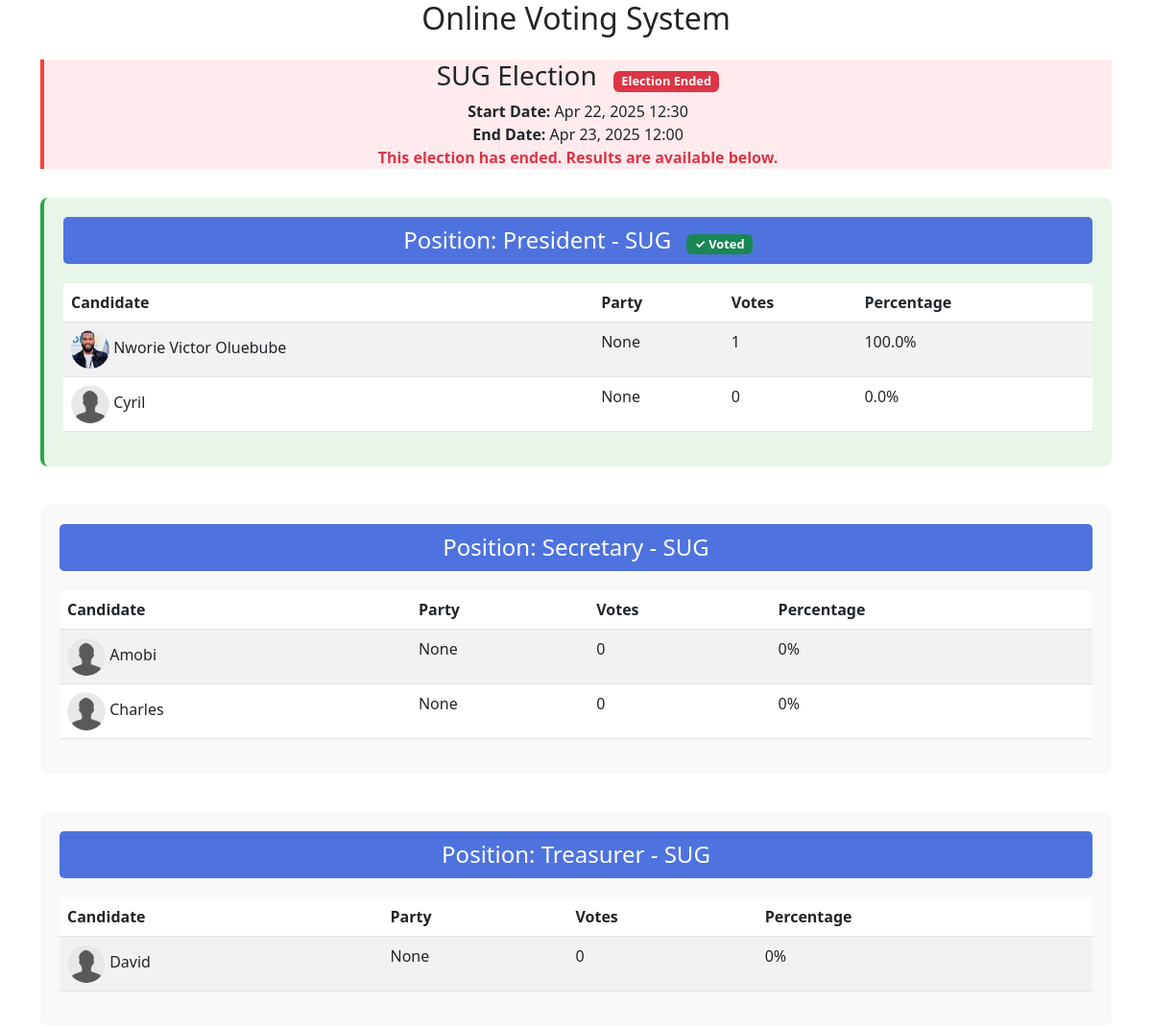
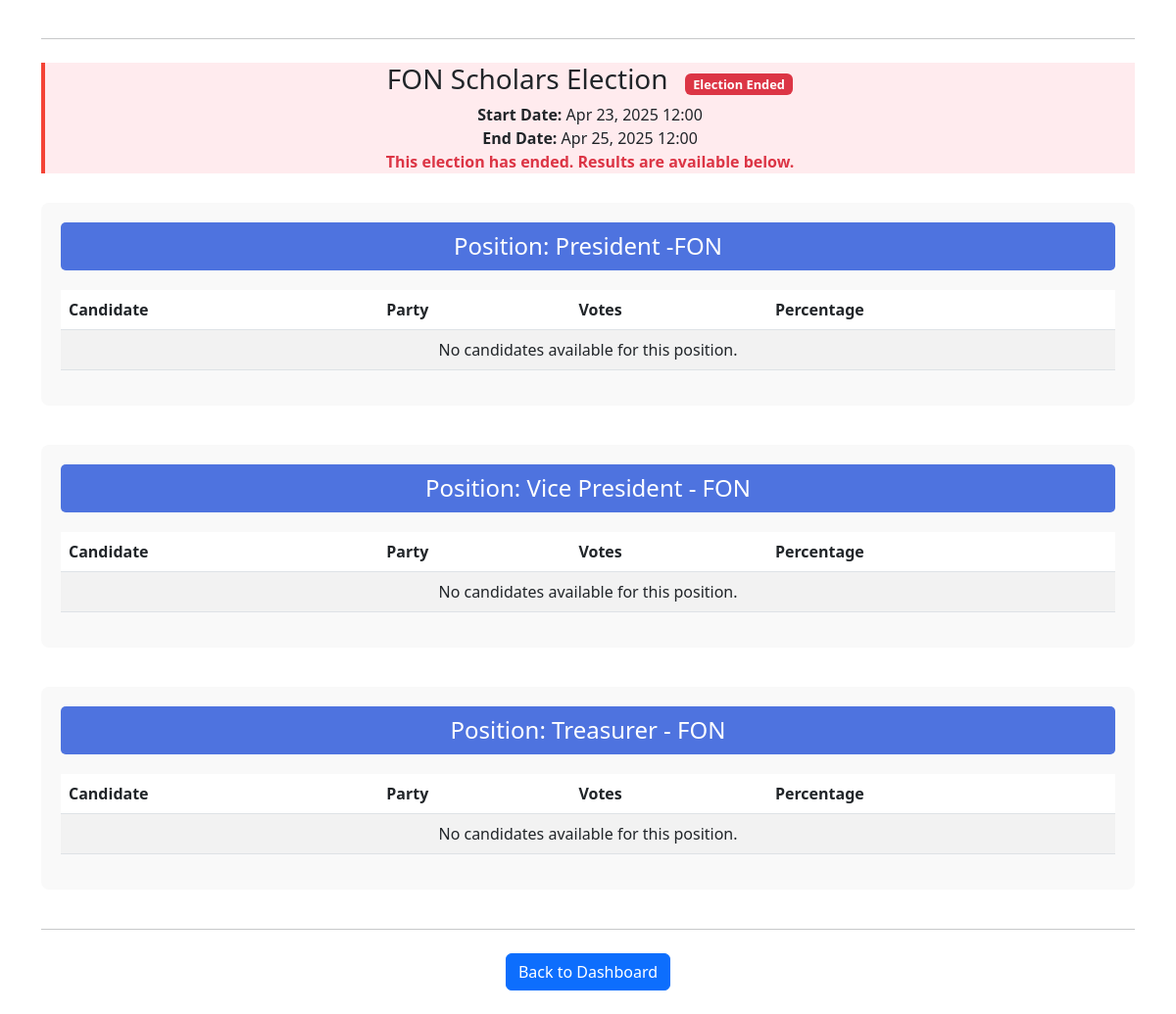
The page /vote_page/ (signed in) on the database its author committed (2 pictures, top to bottom).
### votingapp/models.py (models this page shows, shortened)
class Election(models.Model):
    name = models.CharField(max_length=100)
    start_date = models.DateTimeField()
    end_date = models.DateTimeField()
    created_by = models.ForeignKey(User, on_delete=models.CASCADE, null=True, blank=True)

class Position(models.Model):
    name = models.CharField(max_length=100)
    election = models.ForeignKey('Election', on_delete=models.CASCADE, related_name='positions', null=True, blank=True)

class Candidate(models.Model):
    name = models.CharField(max_length=100)
    party = models.CharField(max_length=100, null=True, blank=True)
    votes = models.IntegerField(default=0)
    user = models.ForeignKey(User, on_delete=models.CASCADE, related_name='candidates', null=True, blank=True)
    position = models.ForeignKey('Position', on_delete=models.CASCADE, related_name='candidates', null=True, blank=True)
    election = models.ForeignKey('Election', on_delete=models.CASCADE, related_name='candidates', null=True, blank=True)
    image = models.ImageField(upload_to='candidate_images/', blank=True, null=True)

### votingapp/views.py (the view)
# urls.py: path('vote_page/', views.vote_page, name='vote_page'),  # URL for the vote view
@login_required
def vote_page(request):
    user = request.user
    now = timezone.now()
    elections = Election.objects.prefetch_related(
        'positions',
        'positions__candidates'
    ).all()
    voted_positions = Vote.objects.filter(
        voter=user
    ).values_list('candidate__position_id', flat=True)
    elections_status = {}
    for election in elections:
        elections_status[election.id] = {
            'has_ended': election.end_date <= now,
            'has_started': election.start_date <= now
        }
    context = {
        'user': user,
        'elections': elections,
        'voted_positions': voted_positions,
        'elections_status': elections_status,
        'current_time': now,
    }
    return render(request, 'votingapp/onlinevoting.html', context)

### votingapp/templatetags/votings_tags.py (called while the page is built)
@register.filter
def get_item(dictionary, key):
    return dictionary.get(key)

@register.filter
def get_votes(candidate):
    return Vote.objects.filter(candidate=candidate).count()

@register.filter
def get_total_votes(position):
    return Vote.objects.filter(candidate__position=position).count()

@register.filter
def percentage(value, total):
    if total > 0:
        return round((value / total) * 100, 2)
    return 0

### votingapp/templates/votingapp/onlinevoting.html (shortened to what this page needs)
{% load static %}
{% load votings_tags %}
<!DOCTYPE html>
<html lang="en">
  <head>
    <link href="https://cdn.jsdelivr.net/npm/bootstrap@5.3.0/dist/css/bootstrap.min.css" rel="stylesheet">
  </head>
  <body>
    <div class="container">
      <h2 class="text-center mb-4">Online Voting System</h2>
      {% for election in elections %}
        <div class="mb-4 {% if elections_status|get_item:election.id|get_item:'has_ended' %}election-ended{% elif not elections_status|get_item:election.id|get_item:'has_started' %}election-not-started{% endif %}">
          <h3 class="text-center">
            {{ election.name }}
            {% if elections_status|get_item:election.id|get_item:'has_ended' %}
              <span class="badge bg-danger">Election Ended</span>
            {% elif not elections_status|get_item:election.id|get_item:'has_started' %}
              <span class="badge bg-warning">Election Not Started</span>
            {% else %}
              <span class="badge bg-success">Active Election</span>
            {% endif %}
          </h3>
          <p class="text-center">
            <strong>Start Date:</strong> {{ election.start_date|date:"M d, Y H:i" }}<br>
            <strong>End Date:</strong> {{ election.end_date|date:"M d, Y H:i" }}
            {% if elections_status|get_item:election.id|get_item:'has_ended' %}
              <br><strong class="text-danger">This election has ended. Results are available below.</strong>
            {% elif not elections_status|get_item:election.id|get_item:'has_started' %}
              <br><strong class="text-warning">This election has not started yet.</strong>
            {% endif %}
          </p>
        </div>
        {% for position in election.positions.all %}
          <div class="position-section {% if position.id in voted_positions %}voted{% endif %}">
            <h4 class="position-title text-center">
              Position: {{ position.name }}
              {% if position.id in voted_positions %}
                <span class="badge bg-success">✓ Voted</span>
              {% endif %}
            </h4>
            {% if elections_status|get_item:election.id|get_item:'has_ended' %}
              <div class="table-responsive">
                <table class="table table-striped">
                  <thead>
                    <tr>
                      <th>Candidate</th>
                      <th>Party</th>
                      <th>Votes</th>
                      <th>Percentage</th>
                    </tr>
                  </thead>
                  <tbody>
                    {% for candidate in position.candidates.all %}
                      {% with total_votes=candidate|get_votes %}
                        <tr>
                          <td>
                            <img src="{% if candidate.image %}{{ candidate.image.url }}{% else %}{% static 'img/default.png' %}{% endif %}"
                                 alt="{{ candidate.name }}" style="width: 40px; height: 40px; border-radius: 50%; object-fit: cover;">
                            {{ candidate.name }}
                          </td>
                          <td>{{ candidate.party }}</td>
                          <td>{{ total_votes }}</td>
                          <td>
                            {% with position_votes=position|get_total_votes %}
                              {% if position_votes > 0 %}
                                {{ total_votes|percentage:position_votes }}%
                              {% else %}
                                0%
                              {% endif %}
                            {% endwith %}
                          </td>
                        </tr>
                      {% endwith %}
                    {% empty %}
                      <tr>
                        <td colspan="4" class="text-center">No candidates available for this position.</td>
                      </tr>
                    {% endfor %}
                  </tbody>
                </table>
              </div>
            {% endif %}
          </div>
        {% empty %}
          <p class="text-center">No positions available for this election.</p>
        {% endfor %}
        <hr class="my-4">
      {% empty %}
        <p class="text-center">No elections available at the moment.</p>
      {% endfor %}
      <div class="text-center mt-4">
        <a href="{% url 'dashboard' %}" class="btn btn-primary">Back to Dashboard</a>
      </div>
    </div>
  </body>
</html>

### votingapp/templates/votingapp/onlinevoting.html (style rules this page uses)
.position-section { margin-top: 30px; margin-bottom: 40px; padding: 20px; background-color: #f9f9f9; border-radius: 8px; }
.position-section.voted { background-color: #e8f5e9; border-left: 4px solid #28a745; }
.position-title { background-color: #4e73df; color: white; padding: 10px; border-radius: 5px; margin-bottom: 20px; }
.badge.bg-success { margin-left: 10px; font-size: 0.8rem; }
.badge.bg-danger { margin-left: 10px; font-size: 0.8rem; }
.election-ended { background-color: #ffebee; border-left: 4px solid #f44336; }

### rows shown on the page
Election: name "SUG Election", shows "Election Ended", start_date "Apr 22, 2025 12:30", end_date "Apr 23, 2025 12:00", shows "This election has ended. Results are available below."
Position: name "President - SUG", shows "✓ Voted"
Candidate: image (picture), name "Nworie Victor Oluebube", party "None", total_votes "1", total_votes "100.0"
Candidate: name "Cyril", party "None", votes "0", total_votes "0.0"
Position: name "Secretary - SUG"
Candidate: name "Amobi", party "None", votes "0", shows "0%"
Candidate: name "Charles", party "None", votes "0", shows "0%"
Position: name "Treasurer - SUG"
Candidate: name "David", party "None", votes "0", shows "0%"
Election: name "FON Scholars Election", shows "Election Ended", start_date "Apr 23, 2025 12:00", end_date "Apr 25, 2025 12:00", shows "This election has ended. Results are available below."
Position: name "President -FON", shows "No candidates available for this position."
Position: name "Vice President - FON", shows "No candidates available for this position."
Position: name "Treasurer - FON", shows "No candidates available for this position."
